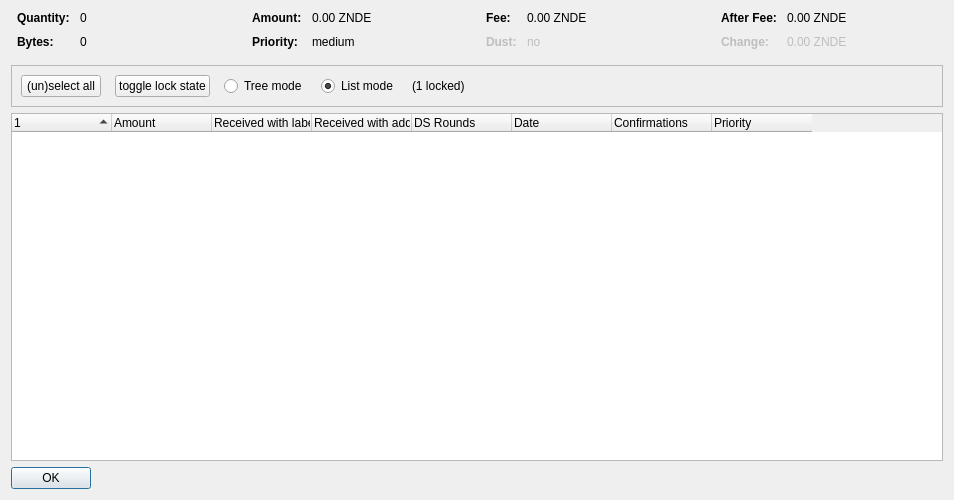
<?xml version="1.0" encoding="UTF-8"?>
<ui version="4.0">
 <class>CoinControlDialog</class>
 <widget class="QDialog" name="CoinControlDialog">
  <property name="geometry">
   <rect>
    <x>0</x>
    <y>0</y>
    <width>954</width>
    <height>500</height>
   </rect>
  </property>
  <property name="windowTitle">
   <string>Coin Selection</string>
  </property>
  <layout class="QVBoxLayout" name="verticalLayout">
   <item>
    <layout class="QHBoxLayout" name="horizontalLayoutTop" stretch="0,0,0,0">
     <property name="topMargin">
      <number>0</number>
     </property>
     <property name="bottomMargin">
      <number>10</number>
     </property>
     <item>
      <layout class="QFormLayout" name="formLayoutCoinControl1">
       <property name="horizontalSpacing">
        <number>10</number>
       </property>
       <property name="verticalSpacing">
        <number>10</number>
       </property>
       <property name="leftMargin">
        <number>6</number>
       </property>
       <property name="rightMargin">
        <number>6</number>
       </property>
       <item row="0" column="0">
        <widget class="QLabel" name="labelCoinControlQuantityText">
         <property name="font">
          <font>
           <weight>75</weight>
           <bold>true</bold>
          </font>
         </property>
         <property name="text">
          <string>Quantity:</string>
         </property>
        </widget>
       </item>
       <item row="0" column="1">
        <widget class="QLabel" name="labelCoinControlQuantity">
         <property name="cursor">
          <cursorShape>IBeamCursor</cursorShape>
         </property>
         <property name="contextMenuPolicy">
          <enum>Qt::ActionsContextMenu</enum>
         </property>
         <property name="text">
          <string notr="true">0</string>
         </property>
         <property name="textInteractionFlags">
          <set>Qt::LinksAccessibleByMouse|Qt::TextSelectableByKeyboard|Qt::TextSelectableByMouse</set>
         </property>
        </widget>
       </item>
       <item row="1" column="0">
        <widget class="QLabel" name="labelCoinControlBytesText">
         <property name="font">
          <font>
           <weight>75</weight>
           <bold>true</bold>
          </font>
         </property>
         <property name="text">
          <string>Bytes:</string>
         </property>
        </widget>
       </item>
       <item row="1" column="1">
        <widget class="QLabel" name="labelCoinControlBytes">
         <property name="cursor">
          <cursorShape>IBeamCursor</cursorShape>
         </property>
         <property name="contextMenuPolicy">
          <enum>Qt::ActionsContextMenu</enum>
         </property>
         <property name="text">
          <string notr="true">0</string>
         </property>
         <property name="textInteractionFlags">
          <set>Qt::LinksAccessibleByMouse|Qt::TextSelectableByKeyboard|Qt::TextSelectableByMouse</set>
         </property>
        </widget>
       </item>
      </layout>
     </item>
     <item>
      <layout class="QFormLayout" name="formLayoutCoinControl2">
       <property name="horizontalSpacing">
        <number>10</number>
       </property>
       <property name="verticalSpacing">
        <number>10</number>
       </property>
       <property name="leftMargin">
        <number>6</number>
       </property>
       <property name="rightMargin">
        <number>6</number>
       </property>
       <item row="0" column="0">
        <widget class="QLabel" name="labelCoinControlAmountText">
         <property name="font">
          <font>
           <weight>75</weight>
           <bold>true</bold>
          </font>
         </property>
         <property name="text">
          <string>Amount:</string>
         </property>
        </widget>
       </item>
       <item row="0" column="1">
        <widget class="QLabel" name="labelCoinControlAmount">
         <property name="cursor">
          <cursorShape>IBeamCursor</cursorShape>
         </property>
         <property name="contextMenuPolicy">
          <enum>Qt::ActionsContextMenu</enum>
         </property>
         <property name="text">
          <string notr="true">0.00 ZNDE</string>
         </property>
         <property name="textInteractionFlags">
          <set>Qt::LinksAccessibleByMouse|Qt::TextSelectableByKeyboard|Qt::TextSelectableByMouse</set>
         </property>
        </widget>
       </item>
       <item row="1" column="0">
        <widget class="QLabel" name="labelCoinControlPriorityText">
         <property name="font">
          <font>
           <weight>75</weight>
           <bold>true</bold>
          </font>
         </property>
         <property name="text">
          <string>Priority:</string>
         </property>
        </widget>
       </item>
       <item row="1" column="1">
        <widget class="QLabel" name="labelCoinControlPriority">
         <property name="cursor">
          <cursorShape>IBeamCursor</cursorShape>
         </property>
         <property name="contextMenuPolicy">
          <enum>Qt::ActionsContextMenu</enum>
         </property>
         <property name="text">
          <string>medium</string>
         </property>
         <property name="textInteractionFlags">
          <set>Qt::LinksAccessibleByMouse|Qt::TextSelectableByKeyboard|Qt::TextSelectableByMouse</set>
         </property>
        </widget>
       </item>
      </layout>
     </item>
     <item>
      <layout class="QFormLayout" name="formLayoutCoinControl3">
       <property name="horizontalSpacing">
        <number>10</number>
       </property>
       <property name="verticalSpacing">
        <number>10</number>
       </property>
       <property name="leftMargin">
        <number>6</number>
       </property>
       <property name="rightMargin">
        <number>6</number>
       </property>
       <item row="0" column="0">
        <widget class="QLabel" name="labelCoinControlFeeText">
         <property name="font">
          <font>
           <weight>75</weight>
           <bold>true</bold>
          </font>
         </property>
         <property name="text">
          <string>Fee:</string>
         </property>
        </widget>
       </item>
       <item row="0" column="1">
        <widget class="QLabel" name="labelCoinControlFee">
         <property name="cursor">
          <cursorShape>IBeamCursor</cursorShape>
         </property>
         <property name="contextMenuPolicy">
          <enum>Qt::ActionsContextMenu</enum>
         </property>
         <property name="text">
          <string notr="true">0.00 ZNDE</string>
         </property>
         <property name="textInteractionFlags">
          <set>Qt::LinksAccessibleByMouse|Qt::TextSelectableByKeyboard|Qt::TextSelectableByMouse</set>
         </property>
        </widget>
       </item>
       <item row="1" column="0">
        <widget class="QLabel" name="labelCoinControlLowOutputText">
         <property name="enabled">
          <bool>false</bool>
         </property>
         <property name="font">
          <font>
           <weight>75</weight>
           <bold>true</bold>
          </font>
         </property>
         <property name="text">
          <string>Dust:</string>
         </property>
        </widget>
       </item>
       <item row="1" column="1">
        <widget class="QLabel" name="labelCoinControlLowOutput">
         <property name="enabled">
          <bool>false</bool>
         </property>
         <property name="cursor">
          <cursorShape>IBeamCursor</cursorShape>
         </property>
         <property name="contextMenuPolicy">
          <enum>Qt::ActionsContextMenu</enum>
         </property>
         <property name="text">
          <string>no</string>
         </property>
         <property name="textInteractionFlags">
          <set>Qt::LinksAccessibleByMouse|Qt::TextSelectableByKeyboard|Qt::TextSelectableByMouse</set>
         </property>
        </widget>
       </item>
      </layout>
     </item>
     <item>
      <layout class="QFormLayout" name="formLayoutCoinControl4">
       <property name="horizontalSpacing">
        <number>10</number>
       </property>
       <property name="verticalSpacing">
        <number>10</number>
       </property>
       <property name="leftMargin">
        <number>6</number>
       </property>
       <property name="rightMargin">
        <number>6</number>
       </property>
       <item row="0" column="0">
        <widget class="QLabel" name="labelCoinControlAfterFeeText">
         <property name="font">
          <font>
           <weight>75</weight>
           <bold>true</bold>
          </font>
         </property>
         <property name="text">
          <string>After Fee:</string>
         </property>
        </widget>
       </item>
       <item row="0" column="1">
        <widget class="QLabel" name="labelCoinControlAfterFee">
         <property name="cursor">
          <cursorShape>IBeamCursor</cursorShape>
         </property>
         <property name="contextMenuPolicy">
          <enum>Qt::ActionsContextMenu</enum>
         </property>
         <property name="text">
          <string notr="true">0.00 ZNDE</string>
         </property>
         <property name="textInteractionFlags">
          <set>Qt::LinksAccessibleByMouse|Qt::TextSelectableByKeyboard|Qt::TextSelectableByMouse</set>
         </property>
        </widget>
       </item>
       <item row="1" column="0">
        <widget class="QLabel" name="labelCoinControlChangeText">
         <property name="enabled">
          <bool>false</bool>
         </property>
         <property name="font">
          <font>
           <weight>75</weight>
           <bold>true</bold>
          </font>
         </property>
         <property name="text">
          <string>Change:</string>
         </property>
        </widget>
       </item>
       <item row="1" column="1">
        <widget class="QLabel" name="labelCoinControlChange">
         <property name="enabled">
          <bool>false</bool>
         </property>
         <property name="cursor">
          <cursorShape>IBeamCursor</cursorShape>
         </property>
         <property name="contextMenuPolicy">
          <enum>Qt::ActionsContextMenu</enum>
         </property>
         <property name="text">
          <string notr="true">0.00 ZNDE</string>
         </property>
         <property name="textInteractionFlags">
          <set>Qt::LinksAccessibleByMouse|Qt::TextSelectableByKeyboard|Qt::TextSelectableByMouse</set>
         </property>
        </widget>
       </item>
      </layout>
     </item>
    </layout>
   </item>
   <item>
    <widget class="QFrame" name="frame">
     <property name="minimumSize">
      <size>
       <width>0</width>
       <height>40</height>
      </size>
     </property>
     <property name="frameShape">
      <enum>QFrame::StyledPanel</enum>
     </property>
     <property name="frameShadow">
      <enum>QFrame::Sunken</enum>
     </property>
     <layout class="QHBoxLayout" name="horizontalLayout">
      <item>
       <layout class="QHBoxLayout" name="horizontalLayoutPanel" stretch="0,0,0,0,0,0">
        <property name="spacing">
         <number>14</number>
        </property>
        <item>
         <widget class="QPushButton" name="pushButtonSelectAll">
          <property name="sizePolicy">
           <sizepolicy hsizetype="Maximum" vsizetype="Fixed">
            <horstretch>0</horstretch>
            <verstretch>0</verstretch>
           </sizepolicy>
          </property>
          <property name="text">
           <string>(un)select all</string>
          </property>
          <property name="autoDefault">
           <bool>false</bool>
          </property>
         </widget>
        </item>
        <item>
         <widget class="QPushButton" name="pushButtonToggleLock">
          <property name="sizePolicy">
           <sizepolicy hsizetype="Maximum" vsizetype="Fixed">
            <horstretch>0</horstretch>
            <verstretch>0</verstretch>
           </sizepolicy>
          </property>
          <property name="text">
           <string>toggle lock state</string>
          </property>
          <property name="autoDefault">
           <bool>false</bool>
          </property>
         </widget>
        </item>
        <item>
         <widget class="QRadioButton" name="radioTreeMode">
          <property name="sizePolicy">
           <sizepolicy hsizetype="Maximum" vsizetype="Fixed">
            <horstretch>0</horstretch>
            <verstretch>0</verstretch>
           </sizepolicy>
          </property>
          <property name="text">
           <string>Tree mode</string>
          </property>
         </widget>
        </item>
        <item>
         <widget class="QRadioButton" name="radioListMode">
          <property name="sizePolicy">
           <sizepolicy hsizetype="Maximum" vsizetype="Fixed">
            <horstretch>0</horstretch>
            <verstretch>0</verstretch>
           </sizepolicy>
          </property>
          <property name="text">
           <string>List mode</string>
          </property>
          <property name="checked">
           <bool>true</bool>
          </property>
         </widget>
        </item>
        <item>
         <widget class="QLabel" name="labelLocked">
          <property name="text">
           <string>(1 locked)</string>
          </property>
         </widget>
        </item>
        <item>
         <spacer name="horizontalSpacer">
          <property name="orientation">
           <enum>Qt::Horizontal</enum>
          </property>
          <property name="sizeHint" stdset="0">
           <size>
            <width>40</width>
            <height>20</height>
           </size>
          </property>
         </spacer>
        </item>
       </layout>
      </item>
     </layout>
    </widget>
   </item>
   <item>
    <widget class="CoinControlTreeWidget" name="treeWidget">
     <property name="contextMenuPolicy">
      <enum>Qt::CustomContextMenu</enum>
     </property>
     <property name="sortingEnabled">
      <bool>false</bool>
     </property>
     <property name="columnCount">
      <number>8</number>
     </property>
     <attribute name="headerShowSortIndicator" stdset="0">
      <bool>true</bool>
     </attribute>
     <attribute name="headerStretchLastSection">
      <bool>false</bool>
     </attribute>
     <column>
      <property name="text">
       <string/>
      </property>
     </column>
     <column>
      <property name="text">
       <string>Amount</string>
      </property>
     </column>
     <column>
      <property name="text">
       <string>Received with label</string>
      </property>
     </column>
     <column>
      <property name="text">
       <string>Received with address</string>
      </property>
     </column>
     <column>
      <property name="text">
       <string>DS Rounds</string>
      </property>
     </column>
     <column>
      <property name="text">
       <string>Date</string>
      </property>
     </column>
     <column>
      <property name="text">
       <string>Confirmations</string>
      </property>
      <property name="toolTip">
       <string>Confirmed</string>
      </property>
     </column>
     <column>
      <property name="text">
       <string>Priority</string>
      </property>
     </column>
    </widget>
   </item>
   <item>
    <widget class="QDialogButtonBox" name="buttonBox">
     <property name="sizePolicy">
      <sizepolicy hsizetype="Maximum" vsizetype="Fixed">
       <horstretch>0</horstretch>
       <verstretch>0</verstretch>
      </sizepolicy>
     </property>
     <property name="orientation">
      <enum>Qt::Horizontal</enum>
     </property>
     <property name="standardButtons">
      <set>QDialogButtonBox::Ok</set>
     </property>
    </widget>
   </item>
  </layout>
 </widget>
 <customwidgets>
  <customwidget>
   <class>CoinControlTreeWidget</class>
   <extends>QTreeWidget</extends>
   <header>coincontroltreewidget.h</header>
  </customwidget>
 </customwidgets>
 <resources/>
 <connections/>
</ui>
